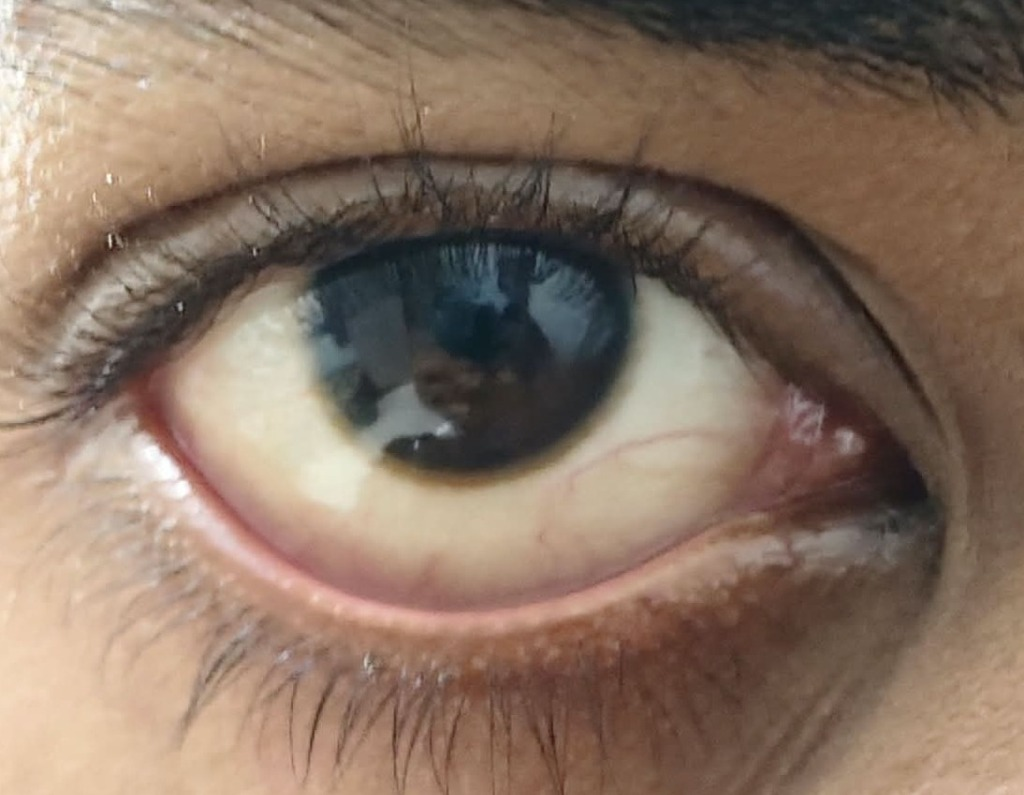
#> input picture test_images/demo/normal.jpeg, 1024 x 795 px, found by its file name
$ python benchmark_prep.py   (older library calls are emulated)
#> lines starting #> are read from the running program, lines starting #| are printed output that depends on the picture
#> further down, pil_img is the input picture: PIL image 1024x795 RGB; mean R, G, B 136.7, 115.2, 99.3
### src/preprocessing/advanced_pipeline.py
"""
src/preprocessing/advanced_pipeline.py
--------------------------------------
Advanced Automatic Eye Detection, Anatomical Cropping, Conservative Quality Enhancement,
and Multi-Target Quality Gate for OcuScan / EyeHealthAI.

Clinical Safety & Ground-Truth Rules (per AGENTS.md):
1. Color-Space Preservation: Operates strictly on the Luminance (L) channel in CIE-LAB space.
   Chromatic axes A (erythema / conjunctival pallor) and B (scleral icterus / bilirubin)
   are never artificially shifted, ensuring diagnostic biomarker integrity.
2. No Generative Hallucination: Uses deterministic classical computer vision and calibrated
   facial landmarking. Never uses unvalidated generative super-resolution or synthetic interpolation.
3. Macro View Awareness: Distinguishes between full-face / distant portraits and direct macro
   close-ups. Avoids unnecessary cropping on already well-framed ocular macro images.
4. Multi-Target Suitability: Evaluates independent readiness for Anemia (Hb regression),
   SLID (conjunctival injection), and Scleral Icterus (jaundice screening).
"""

import os
import io
import base64
import logging
from typing import Dict, Any, Tuple, Optional, List, Union
import numpy as np
from PIL import Image, ImageOps, ImageFile

ImageFile.LOAD_TRUNCATED_IMAGES = True
logger = logging.getLogger(__name__)

# ---------------------------------------------------------------------------
# MediaPipe & OpenCV Initialization
# ---------------------------------------------------------------------------
MEDIAPIPE_AVAILABLE = False
try:
    import mediapipe as mp
    from mediapipe.tasks import python as mp_python
    from mediapipe.tasks.python import vision as mp_vision
    MEDIAPIPE_AVAILABLE = True
except Exception as e:
    MEDIAPIPE_AVAILABLE = False
    logger.info(f"MediaPipe tasks unavailable, using OpenCV fallbacks: {e}")

try:
    import cv2  # type: ignore
    OPENCV_AVAILABLE = True
    CASCADE_DIR = cv2.data.haarcascades
    FACE_CASCADE_PATH = os.path.join(CASCADE_DIR, 'haarcascade_frontalface_default.xml')
    PROFILE_FACE_PATH = os.path.join(CASCADE_DIR, 'haarcascade_profileface.xml')
    EYE_CASCADE_PATH = os.path.join(CASCADE_DIR, 'haarcascade_eye.xml')
    EYE_GLASSES_PATH = os.path.join(CASCADE_DIR, 'haarcascade_eye_tree_eyeglasses.xml')
    LEFT_EYE_PATH = os.path.join(CASCADE_DIR, 'haarcascade_lefteye_2splits.xml')
    RIGHT_EYE_PATH = os.path.join(CASCADE_DIR, 'haarcascade_righteye_2splits.xml')
except Exception as e:
    OPENCV_AVAILABLE = False
    CASCADE_DIR = ""
    FACE_CASCADE_PATH = ""
    PROFILE_FACE_PATH = ""
    EYE_CASCADE_PATH = ""
    EYE_GLASSES_PATH = ""
    LEFT_EYE_PATH = ""
    RIGHT_EYE_PATH = ""
    logger.warning(f"OpenCV cascade initialization error: {e}")

# MediaPipe Eye Landmark Indices
MP_LEFT_EYE = [33, 7, 163, 144, 145, 153, 154, 155, 133, 173, 157, 158, 159, 160, 161, 246, 468]
MP_RIGHT_EYE = [362, 382, 381, 380, 374, 373, 390, 249, 263, 466, 388, 387, 386, 385, 384, 398, 473]


def _load_cascade(path: str):
    if not OPENCV_AVAILABLE or not path or not os.path.exists(path):
        return None
    try:
        cascade = cv2.CascadeClassifier(path)
        return cascade if not cascade.empty() else None
    except Exception:
        return None


# Module-level caches
_cascades = {
    'face': None,
    'profile': None,
    'eye': None,
    'eye_glasses': None,
    'left_eye': None,
    'right_eye': None
}
_mp_landmarker = None


def get_cascades() -> Dict[str, Any]:
    global _cascades
    if OPENCV_AVAILABLE:
        if _cascades['face'] is None:
            _cascades['face'] = _load_cascade(FACE_CASCADE_PATH)
        if _cascades['profile'] is None:
            _cascades['profile'] = _load_cascade(PROFILE_FACE_PATH)
        if _cascades['eye'] is None:
            _cascades['eye'] = _load_cascade(EYE_CASCADE_PATH)
        if _cascades['eye_glasses'] is None:
            _cascades['eye_glasses'] = _load_cascade(EYE_GLASSES_PATH)
        if _cascades['left_eye'] is None:
            _cascades['left_eye'] = _load_cascade(LEFT_EYE_PATH)
        if _cascades['right_eye'] is None:
            _cascades['right_eye'] = _load_cascade(RIGHT_EYE_PATH)
    return _cascades


def get_face_landmarker():
    global _mp_landmarker
    if not MEDIAPIPE_AVAILABLE:
        return None
    if _mp_landmarker is not None:
        return _mp_landmarker
    # Locate face_landmarker.task in checkpoints
    for candidate_dir in [
        os.path.join(os.getcwd(), 'checkpoints'),
        os.path.join(os.path.dirname(__file__), '..', '..', 'checkpoints'),
        'checkpoints'
    ]:
        model_path = os.path.join(candidate_dir, 'face_landmarker.task')
        if os.path.exists(model_path):
            try:
                base_opts = mp_python.BaseOptions(model_asset_path=model_path)
                options = mp_vision.FaceLandmarkerOptions(
                    base_options=base_opts,
                    output_face_blendshapes=False,
                    output_facial_transformation_matrixes=False,
                    num_faces=4
                )
                _mp_landmarker = mp_vision.FaceLandmarker.create_from_options(options)
                logger.info("MediaPipe FaceLandmarker initialized successfully.")
                return _mp_landmarker
            except Exception as e:
                logger.warning(f"Could not load MediaPipe FaceLandmarker from {model_path}: {e}")
                break
    return None


# ---------------------------------------------------------------------------
# 1. Orientation & Input Normalization
# ---------------------------------------------------------------------------
def normalize_image_orientation(pil_img: Image.Image) -> Image.Image:
    """
    Applies EXIF orientation normalization so smartphone/camera photos
    are rotated right-side up before landmark detection and inference.
    Safely supports both PIL.Image and numpy.ndarray.
    """
    try:
        if not isinstance(pil_img, Image.Image):
            if isinstance(pil_img, np.ndarray):
                if len(pil_img.shape) == 2:
                    pil_img = Image.fromarray(pil_img).convert('RGB')
                elif pil_img.shape[2] == 4:
                    pil_img = Image.fromarray(cv2.cvtColor(pil_img, cv2.COLOR_BGRA2RGB))
                else:
                    pil_img = Image.fromarray(cv2.cvtColor(pil_img, cv2.COLOR_BGR2RGB))
            else:
                return pil_img
        transposed = ImageOps.exif_transpose(pil_img)
        return transposed.convert('RGB') if transposed else pil_img.convert('RGB')
    except Exception:
        return pil_img.convert('RGB') if hasattr(pil_img, 'convert') else Image.fromarray(pil_img)


# ---------------------------------------------------------------------------
# 2. Automated Eye Region Detection & Multi-Scale Localization
# ---------------------------------------------------------------------------
def detect_and_crop_ocular_region(
    pil_img: Image.Image,
    allow_macro_bypass: bool = True
) -> Dict[str, Any]:
    """
    Locates ocular regions using MediaPipe Face Landmarker with OpenCV Haar cascade fallback.
    - If a full-face or distant portrait is uploaded, crops the primary eye with surrounding
      anatomical context (sclera, eyelid margins, palpebral conjunctiva).
    - If a direct macro eye image is uploaded, avoids unnecessary cropping to preserve framing.
    - Handles multiple faces, rotated photos, and left vs. right eye selection.

    Returns:
        Dict containing crop box, detection mode, detected eye count,
        primary eye side ('left', 'right', or 'macro_close_up'), and cropped PIL image.
    """
#> called with allow_macro_bypass = True
    img_rgb = normalize_image_orientation(pil_img)
    orig_w, orig_h = img_rgb.size
    total_area = orig_w * orig_h

    # ---------------------------------------------------------
    # STAGE 1: MediaPipe Face Landmarker (Precision Landmark Detection)
    # ---------------------------------------------------------
    landmarker = get_face_landmarker()
    if landmarker is not None and MEDIAPIPE_AVAILABLE:
        np_rgb = np.array(img_rgb)
        mp_image = mp.Image(image_format=mp.ImageFormat.SRGB, data=np_rgb)
        try:
            mp_res = landmarker.detect(mp_image)
            if mp_res and mp_res.face_landmarks and len(mp_res.face_landmarks) > 0:
                # Face(s) or ocular landmarks detected
                faces_data = []
                for face_lms in mp_res.face_landmarks:
                    all_xs = [lm.x * orig_w for lm in face_lms]
                    all_ys = [lm.y * orig_h for lm in face_lms]
                    left_xs = [face_lms[idx].x * orig_w for idx in MP_LEFT_EYE]
                    left_ys = [face_lms[idx].y * orig_h for idx in MP_LEFT_EYE]
                    right_xs = [face_lms[idx].x * orig_w for idx in MP_RIGHT_EYE]
                    right_ys = [face_lms[idx].y * orig_h for idx in MP_RIGHT_EYE]

                    min_fx, max_fx = min(all_xs), max(all_xs)
                    min_fy, max_fy = min(all_ys), max(all_ys)
                    face_box = (min_fx, min_fy, max_fx - min_fx, max_fy - min_fy)
                    face_area = face_box[2] * face_box[3]

                    ew_l = max(left_xs) - min(left_xs)
                    eh_l = max(left_ys) - min(left_ys)
                    ew_r = max(right_xs) - min(right_xs)
                    eh_r = max(right_ys) - min(right_ys)

                    # Anatomical distance between eyes (outer left landmark 33 to outer right landmark 263)
                    p_le_out = np.array([face_lms[33].x * orig_w, face_lms[33].y * orig_h])
                    p_re_out = np.array([face_lms[263].x * orig_w, face_lms[263].y * orig_h])
                    eye_span = float(np.linalg.norm(p_re_out - p_le_out))

                    # Vertical face span (forehead landmark 10 to chin landmark 152)
                    p_forehead = np.array([face_lms[10].x * orig_w, face_lms[10].y * orig_h])
                    p_chin = np.array([face_lms[152].x * orig_w, face_lms[152].y * orig_h])
                    face_h = float(np.linalg.norm(p_chin - p_forehead))

                    faces_data.append({
                        "face_box": face_box,
                        "face_area": face_area,
                        "face_h": face_h,
                        "eye_span": eye_span,
                        "ew_max": max(ew_l, ew_r),
                        "eh_max": max(eh_l, eh_r),
                        "left_eye": {
                            "min_x": min(left_xs), "max_x": max(left_xs),
                            "min_y": min(left_ys), "max_y": max(left_ys),
                            "w": ew_l, "h": eh_l
                        },
                        "right_eye": {
                            "min_x": min(right_xs), "max_x": max(right_xs),
                            "min_y": min(right_ys), "max_y": max(right_ys),
                            "w": ew_r, "h": eh_r
                        }
                    })

                # Pick most prominent face structure
                primary_face = max(faces_data, key=lambda f: f["face_area"])

                # CLINICAL DISCRIMINATION: Macro Eye Bypass vs True Portrait Face
                # When a user uploads an already close-up macro eye photo:
                # MediaPipe frequently fits a hallucinated partial face mesh across the single eye.
                # Key signatures of a direct clinical macro eye:
                # 1. Any detected eye width already spans >= 16% of image width or >= 2.0% of total area.
                # 2. Outer eye span spans >= 25% of image width while vertical face height is short (< 48% of image height).
                is_direct_macro = False
                if allow_macro_bypass:
                    if primary_face["ew_max"] / orig_w >= 0.12 or (primary_face["ew_max"] * primary_face["eh_max"]) / total_area >= 0.012:
                        is_direct_macro = True
                    elif (primary_face["eye_span"] / orig_w >= 0.18) and (primary_face["face_h"] / orig_h < 0.60):
                        is_direct_macro = True

                if is_direct_macro:
                    logger.info(f"Direct macro ocular view confirmed via landmark geometry ({orig_w}x{orig_h}). Preserving optimal un-cropped framing.")
                    return {
                        "detection_mode": "direct_macro_eye",
                        "mode": "direct_macro_eye",
                        "confidence": 0.95,
                        "eye_detected": True,
                        "crop_applied": False,
                        "crop_box": {"x": 0, "y": 0, "w": orig_w, "h": orig_h},
                        "box": [0, 0, orig_w, orig_h],
                        "primary_eye_box": {"x": 0, "y": 0, "w": orig_w, "h": orig_h},
                        "original_dimensions": [orig_w, orig_h],
                        "crop_dimensions": [orig_w, orig_h],
                        "cropped_image": img_rgb,
                        "eye_side": "macro_close_up",
                        "is_macro": True,
                        "is_too_distant": False,
                        "full_face_detected": False,
                        "guidance_en": "Direct macro eye view recognized. Optimal close-up framing preserved.",
                        "guidance_hi": "प्रत्यक्ष मैक्रो नेत्र दृश्य पहचाना गया। इष्टतम क्लोज-अप फ़्रेमिंग सुरक्षित है।"
                    }

                # Genuine Full Face Portrait detected: Crop the primary eye with generous orbital margins
                if primary_face["face_area"] / total_area >= 0.04 or primary_face["face_box"][2] / orig_w >= 0.20:
                    eyes_to_evaluate = []
                    for side, eye_dict in [("left", primary_face["left_eye"]), ("right", primary_face["right_eye"])]:
                        ew = eye_dict["w"]
                        eh = eye_dict["h"]
                        if ew > 10 and eh > 6:
                            # Generous anatomical padding preserving both eyelids, margin cilia & conjunctiva:
                            # Horizontal: +100% of eye width
                            # Top: max(2.2*eh, 1.15*ew) (ensures upper eyelid margin, stye/chalazion nodules, lashes & brow fold are fully retained)
                            # Bottom: max(2.5*eh, 1.20*ew) (covers lower eyelid, palpebral conjunctiva & malar margin)
                            pad_x = int(ew * 1.00)
                            pad_top = int(max(eh * 2.2, ew * 1.15))
                            pad_bot = int(max(eh * 2.5, ew * 1.20))

                            cx = max(0, int(eye_dict["min_x"] - pad_x))
                            cy = max(0, int(eye_dict["min_y"] - pad_top))
                            cw = min(orig_w - cx, int(ew + 2 * pad_x))
                            ch = min(orig_h - cy, int(eh + pad_top + pad_bot))

                            min_h = int(cw * 0.65)
                            if ch < min_h:
                                diff = min_h - ch
                                pad_top_extra = diff // 2
                                cy = max(0, cy - pad_top_extra)
                                ch = min(orig_h - cy, ch + diff)

                            crop_np = np_rgb[cy:cy + ch, cx:cx + cw]
                            lap_var = float(cv2.Laplacian(cv2.cvtColor(crop_np, cv2.COLOR_RGB2GRAY), cv2.CV_64F).var()) if crop_np.size > 0 else 0.0

                            eyes_to_evaluate.append({
                                "side": side,
                                "crop_box": {"x": cx, "y": cy, "w": cw, "h": ch},
                                "lap_var": lap_var,
                                "width": cw,
                                "height": ch
                            })

                    if len(eyes_to_evaluate) > 0:
                        best_eye = max(eyes_to_evaluate, key=lambda e: e["lap_var"] * (e["width"] * e["height"]))
                        c_box = best_eye["crop_box"]
                        cx, cy, cw, ch = c_box["x"], c_box["y"], c_box["w"], c_box["h"]
                        cropped_pil = img_rgb.crop((cx, cy, cx + cw, cy + ch))
                        out_w, out_h = cropped_pil.size

                        is_too_distant = (out_w < 60 or out_h < 50 or (cw * ch) / total_area < 0.004)

                        guidance_en = (
                            f"MediaPipe Face Landmarker: Extracted {best_eye['side']} eye with anatomical margins."
                            if not is_too_distant else
                            "Eye detected at distance. Move closer (10–15 cm) for optimal macro resolution."
                        )
                        guidance_hi = (
                            f"मीडियापाइप फेस लैंडमार्कर: {best_eye['side']} आंख को कंजंक्टाइवल मार्जिन के साथ क्रॉप किया गया।"
                            if not is_too_distant else
                            "आंख दूर से पाई गई। कृपया 10-15 सेमी पास लाकर क्लोज-अप फोटो लें।"
                        )

                        return {
                            "detection_mode": "mediapipe_face_landmarker",
                            "mode": "mediapipe_face_landmarker",
                            "confidence": 0.95,
                            "eye_detected": True,
                            "crop_applied": True,
                            "crop_box": c_box,
                            "box": [c_box["x"], c_box["y"], c_box["w"], c_box["h"]],
                            "original_dimensions": [orig_w, orig_h],
                            "crop_dimensions": [out_w, out_h],
                            "cropped_image": cropped_pil,
                            "eye_side": best_eye["side"],
                            "is_macro": False,
                            "is_too_distant": is_too_distant,
                            "full_face_detected": True,
                            "all_eyes_detected": [e["crop_box"] for e in eyes_to_evaluate],
                            "guidance_en": guidance_en,
                            "guidance_hi": guidance_hi
                        }
        except Exception as e:
            logger.warning(f"MediaPipe landmarker detection error: {e}")

    # ---------------------------------------------------------
    # STAGE 2: OpenCV Multi-Scale Haar Cascades & Macro View Check
    # ---------------------------------------------------------
    if not OPENCV_AVAILABLE:
        return {
            "detection_mode": "manual_macro_fallback",
            "eye_detected": False,
            "crop_applied": False,
            "crop_box": {"x": 0, "y": 0, "w": orig_w, "h": orig_h},
            "original_dimensions": [orig_w, orig_h],
            "crop_dimensions": [orig_w, orig_h],
            "cropped_image": img_rgb,
            "eye_side": "unspecified",
            "is_macro": True,
            "full_face_detected": False,
            "guidance_en": "Position eye in macro frame (10–15 cm).",
            "guidance_hi": "आंख को मैक्रो फ्रेम (10-15 सेमी) में रखें।"
        }

    casc = get_cascades()
    np_rgb = np.array(img_rgb)
    gray = cv2.cvtColor(np_rgb, cv2.COLOR_RGB2GRAY)
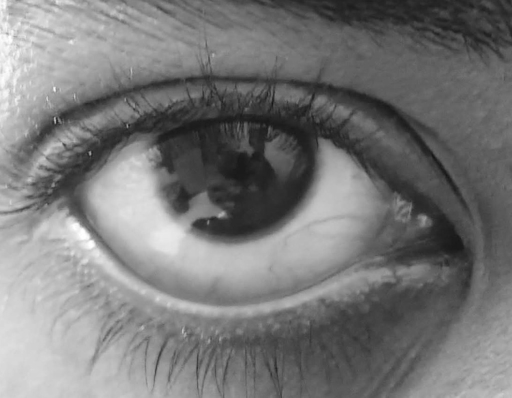
#> gray: shape (795, 1024) (shown at 1/2 size); min 20, max 255, mean 119.8
    gray_eq = cv2.equalizeHist(gray)
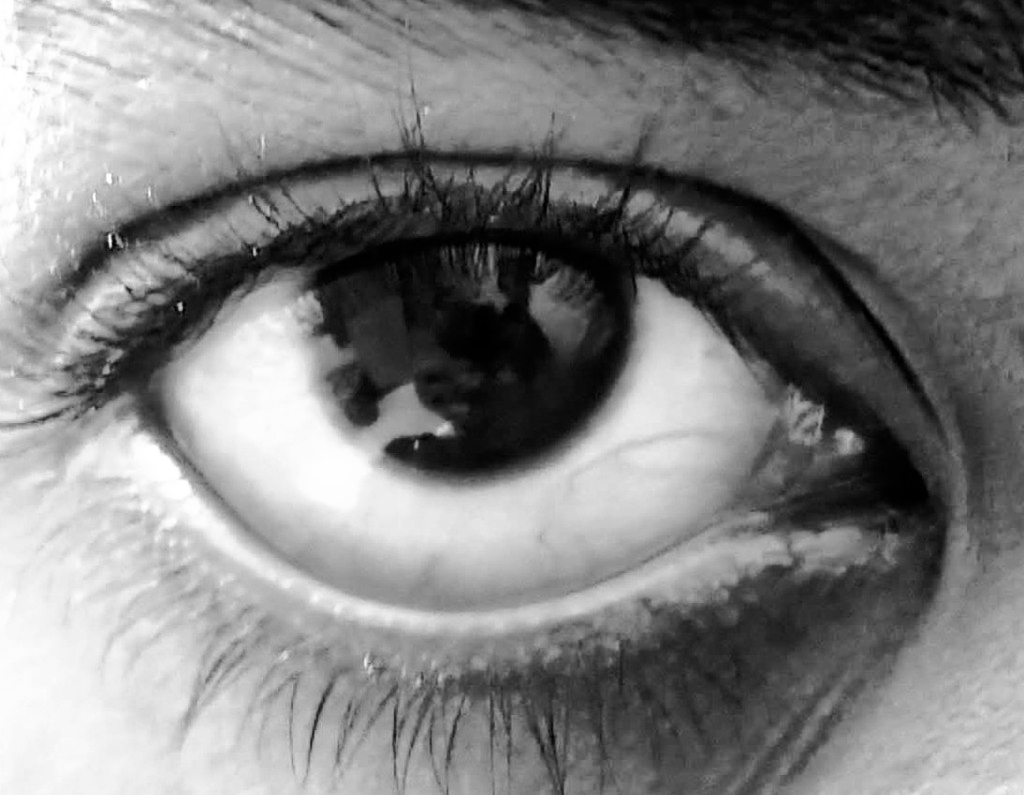
#> gray_eq: shape (795, 1024); min 0, max 255, mean 128.2

    faces = []
    if casc['face'] is not None:
        detected_faces = casc['face'].detectMultiScale(
            gray_eq,
            scaleFactor=1.1,
            minNeighbors=5,
            minSize=(int(min(orig_w, orig_h) * 0.12), int(min(orig_w, orig_h) * 0.12))
        )
#> detected_faces = ()
        if len(detected_faces) > 0:
            faces.extend(list(detected_faces))

    if len(faces) == 0 and casc['profile'] is not None:
        p_faces = casc['profile'].detectMultiScale(
            gray_eq,
            scaleFactor=1.15,
            minNeighbors=4,
            minSize=(int(min(orig_w, orig_h) * 0.12), int(min(orig_w, orig_h) * 0.12))
        )
#> p_faces = ()
#> (the rest of the program and of its run is left out)
